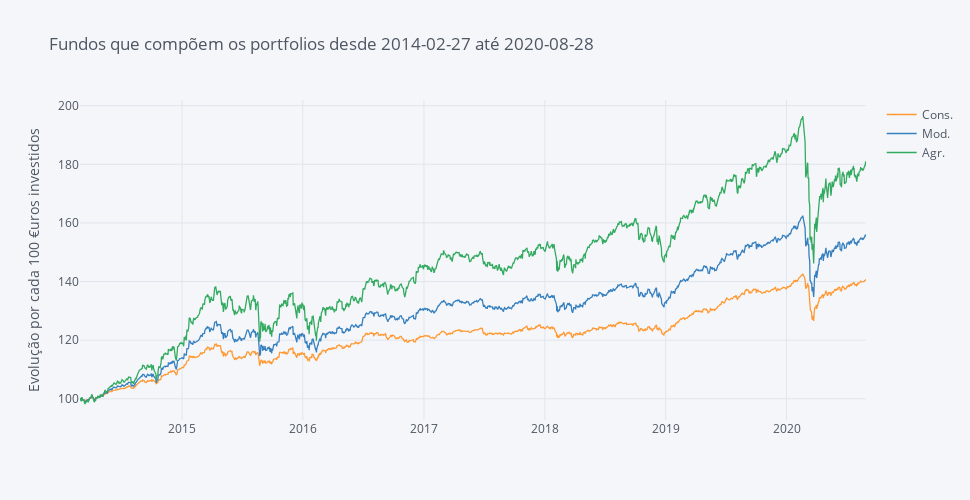

The notebook cell saved with this chart:
### Markdown cell above
### Portfolios:

- Portfolio Conservador:
    - 15% IWDA (MSCI World) - [Homepage](https://www.ishares.com/nl/particuliere-belegger/nl/producten/251882/ishares-msci-world-ucits-etf-acc-fund) (tem de se traduzir para inglês usando a funcionalidade "translate to english" do chrome)
    - 15% IQQ0/MVol (MSCI World Min Vol) - [Homepage](https://www.ishares.com/nl/particuliere-belegger/nl/producten/251882/ishares-msci-world-ucits-etf-acc-fund) (tem de se traduzir para inglês usando a funcionalidade "translate to english" do chrome)
    - 70% Vanguard Global Bond - [Homepage](https://global.vanguard.com/portal/site/kiids/pt/pt/documents) // [Kiid](https://global.vanguard.com/portal/site/loadPDF?country=pt&docId=10417)
    
    
- Portfolio Moderado:
    - 25% IWDA (MSCI World) - [Homepage](https://www.ishares.com/nl/particuliere-belegger/nl/producten/251882/ishares-msci-world-ucits-etf-acc-fund) (tem de se traduzir para inglês usando a funcionalidade "translate to english" do chrome)
    - 25% IQQ0/MVol (MSCI World Min Vol) - [Homepage](https://www.ishares.com/nl/particuliere-belegger/nl/producten/251882/ishares-msci-world-ucits-etf-acc-fund) (tem de se traduzir para inglês usando a funcionalidade "translate to english" do chrome)
    - 50% Vanguard Global Bond - [Homepage](https://global.vanguard.com/portal/site/kiids/pt/pt/documents) // [Kiid](https://global.vanguard.com/portal/site/loadPDF?country=pt&docId=10417)
    
    
- Portfolio Agressivo:
    - 40% IWDA (MSCI World) - [Homepage](https://www.ishares.com/nl/particuliere-belegger/nl/producten/251882/ishares-msci-world-ucits-etf-acc-fund) (tem de se traduzir para inglês usando a funcionalidade "translate to english" do chrome)
    - 40% IQQ0/MVol (MSCI World Min Vol) - [Homepage](https://www.ishares.com/nl/particuliere-belegger/nl/producten/251882/ishares-msci-world-ucits-etf-acc-fund) (tem de se traduzir para inglês usando a funcionalidade "translate to english" do chrome)
    - 20% Vanguard Global Bond - [Homepage](https://global.vanguard.com/portal/site/kiids/pt/pt/documents) // [Kiid](https://global.vanguard.com/portal/site/loadPDF?country=pt&docId=10417)

### Code cell
portfolios.iplot(dimensions=pa.dimensions, title='Fundos que compõem os portfolios desde ' +  Begin + ' até ' + End,
             yTitle='Evolução por cada 100 €uros investidos')

### Figure 1 — Plotly figure (JSON) as saved in the notebook; plotly's stock layout.template omitted (floating-point values rounded to 4 significant figures; data arrays with more than 128 entries replaced by an {"elided": "..."} marker saying what was removed)
{"data": [{"line": {"color": "rgba(255, 153, 51, 1.0)", "dash": "solid", "shape": "linear", "width": 1.3}, "mode": "lines", "name": "Cons.", "text": "", "type": "scatter", "x": {"elided": "1701 str values"}, "y": {"elided": "1701 float values"}}, {"line": {"color": "rgba(55, 128, 191, 1.0)", "dash": "solid", "shape": "linear", "width": 1.3}, "mode": "lines", "name": "Mod.", "text": "", "type": "scatter", "x": {"elided": "1701 str values"}, "y": {"elided": "1701 float values"}}, {"line": {"color": "rgba(50, 171, 96, 1.0)", "dash": "solid", "shape": "linear", "width": 1.3}, "mode": "lines", "name": "Agr.", "text": "", "type": "scatter", "x": {"elided": "1701 str values"}, "y": {"elided": "1701 float values"}}], "layout": {"height": 500, "legend": {"bgcolor": "#F5F6F9", "font": {"color": "#4D5663"}}, "paper_bgcolor": "#F5F6F9", "plot_bgcolor": "#F5F6F9", "title": {"font": {"color": "#4D5663"}, "text": "Fundos que compõem os portfolios desde 2014-02-27 até 2020-08-28"}, "width": 970, "xaxis": {"autorange": true, "gridcolor": "#E1E5ED", "range": ["2014-02-27", "2020-08-28"], "showgrid": true, "tickfont": {"color": "#4D5663"}, "title": {"font": {"color": "#4D5663"}, "text": ""}, "type": "date", "zerolinecolor": "#E1E5ED"}, "yaxis": {"autorange": true, "gridcolor": "#E1E5ED", "range": [92.77, 201.9], "showgrid": true, "tickfont": {"color": "#4D5663"}, "title": {"font": {"color": "#4D5663"}, "text": "Evolução por cada 100 €uros investidos"}, "type": "linear", "zerolinecolor": "#E1E5ED"}}}
